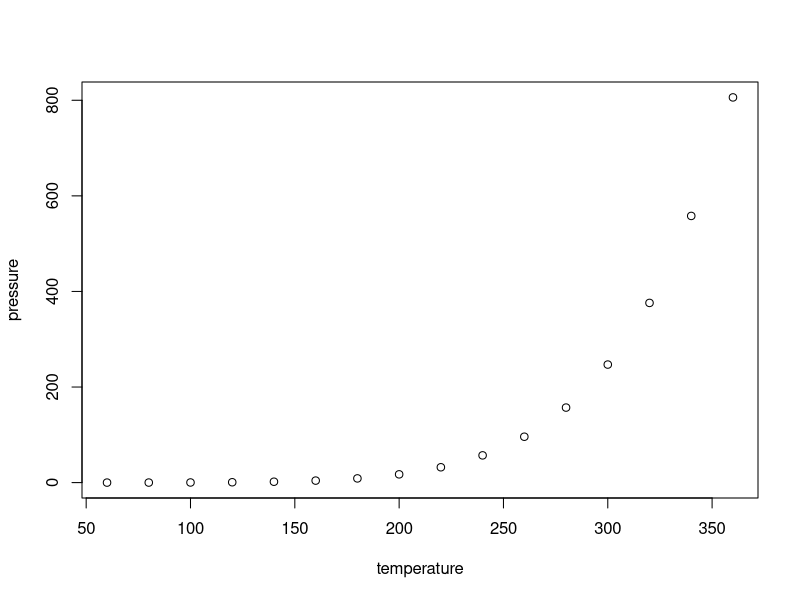
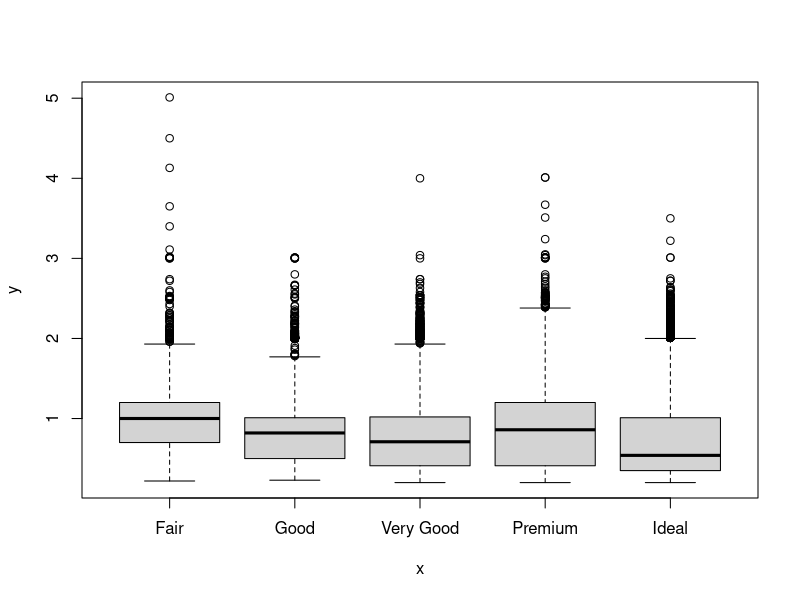
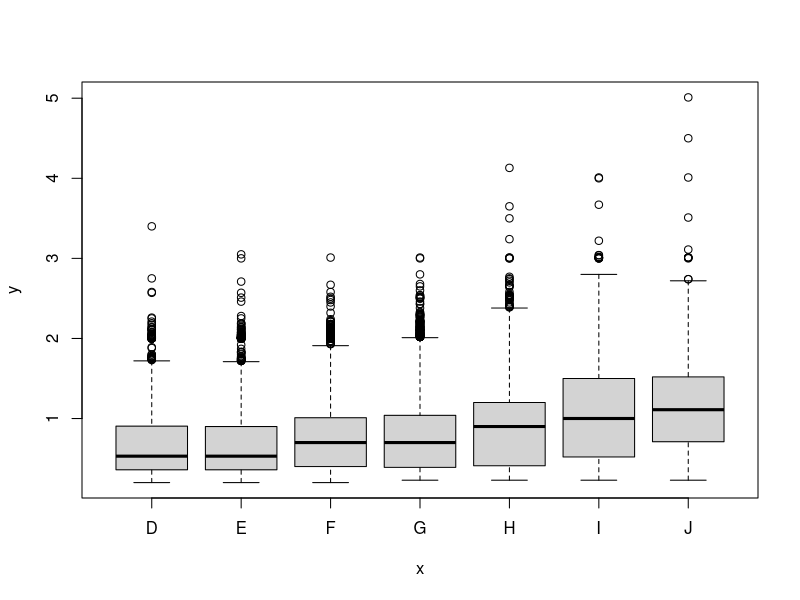
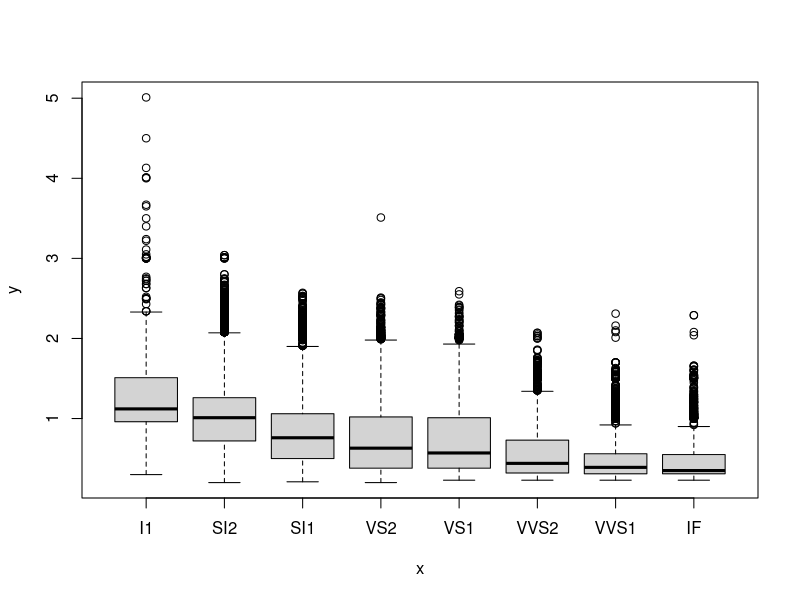

Write R code to recreate these figures, in order. (Note: this script raises an error after producing the figures.)
## ---- chunk 1
knitr::opts_chunk$set(echo = TRUE)
library(tidyverse)
#library(pdflatex)
## ---- chunk 2
summary(cars)
## ---- chunk 3
pressure <- pressure %>% filter(temperature > 50)
plot(pressure)
## ---- chunk 4
plot(diamonds$cut, diamonds$carat)
## ---- chunk 5
plot(diamonds$color, diamonds$carat)
## ---- chunk 6
plot(diamonds$clarity, diamonds$carat)
## ---- chunk 7
library(tidyverse)
diamonds %>% filter()
## ---- chunk 8
top20 <- head(diamonds, n=20)
summary(top20)
top20
## ---- chunk 9
library(ggplot2)
library(dplyr)
library(scales)

smaller <- diamonds %>% 
  filter(carat <= 2.5)

head(comma(smaller))
